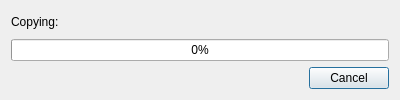
<?xml version="1.0" encoding="UTF-8"?>
<ui version="4.0">
 <class>CopyDialog</class>
 <widget class="QDialog" name="CopyDialog">
  <property name="geometry">
   <rect>
    <x>0</x>
    <y>0</y>
    <width>400</width>
    <height>100</height>
   </rect>
  </property>
  <property name="maximumSize">
   <size>
    <width>16777215</width>
    <height>100</height>
   </size>
  </property>
  <property name="windowTitle">
   <string>Dialog</string>
  </property>
  <layout class="QVBoxLayout" name="verticalLayout">
   <item>
    <widget class="QLabel" name="lblCopy">
     <property name="text">
      <string>Copying:</string>
     </property>
    </widget>
   </item>
   <item>
    <widget class="QProgressBar" name="pbFiles">
     <property name="value">
      <number>0</number>
     </property>
     <property name="textVisible">
      <bool>true</bool>
     </property>
    </widget>
   </item>
   <item>
    <widget class="QDialogButtonBox" name="buttonBox">
     <property name="orientation">
      <enum>Qt::Horizontal</enum>
     </property>
     <property name="standardButtons">
      <set>QDialogButtonBox::Cancel</set>
     </property>
    </widget>
   </item>
  </layout>
 </widget>
 <resources/>
 <connections>
  <connection>
   <sender>buttonBox</sender>
   <signal>accepted()</signal>
   <receiver>CopyDialog</receiver>
   <slot>accept()</slot>
   <hints>
    <hint type="sourcelabel">
     <x>248</x>
     <y>254</y>
    </hint>
    <hint type="destinationlabel">
     <x>157</x>
     <y>274</y>
    </hint>
   </hints>
  </connection>
  <connection>
   <sender>buttonBox</sender>
   <signal>rejected()</signal>
   <receiver>CopyDialog</receiver>
   <slot>reject()</slot>
   <hints>
    <hint type="sourcelabel">
     <x>316</x>
     <y>260</y>
    </hint>
    <hint type="destinationlabel">
     <x>286</x>
     <y>274</y>
    </hint>
   </hints>
  </connection>
 </connections>
</ui>
